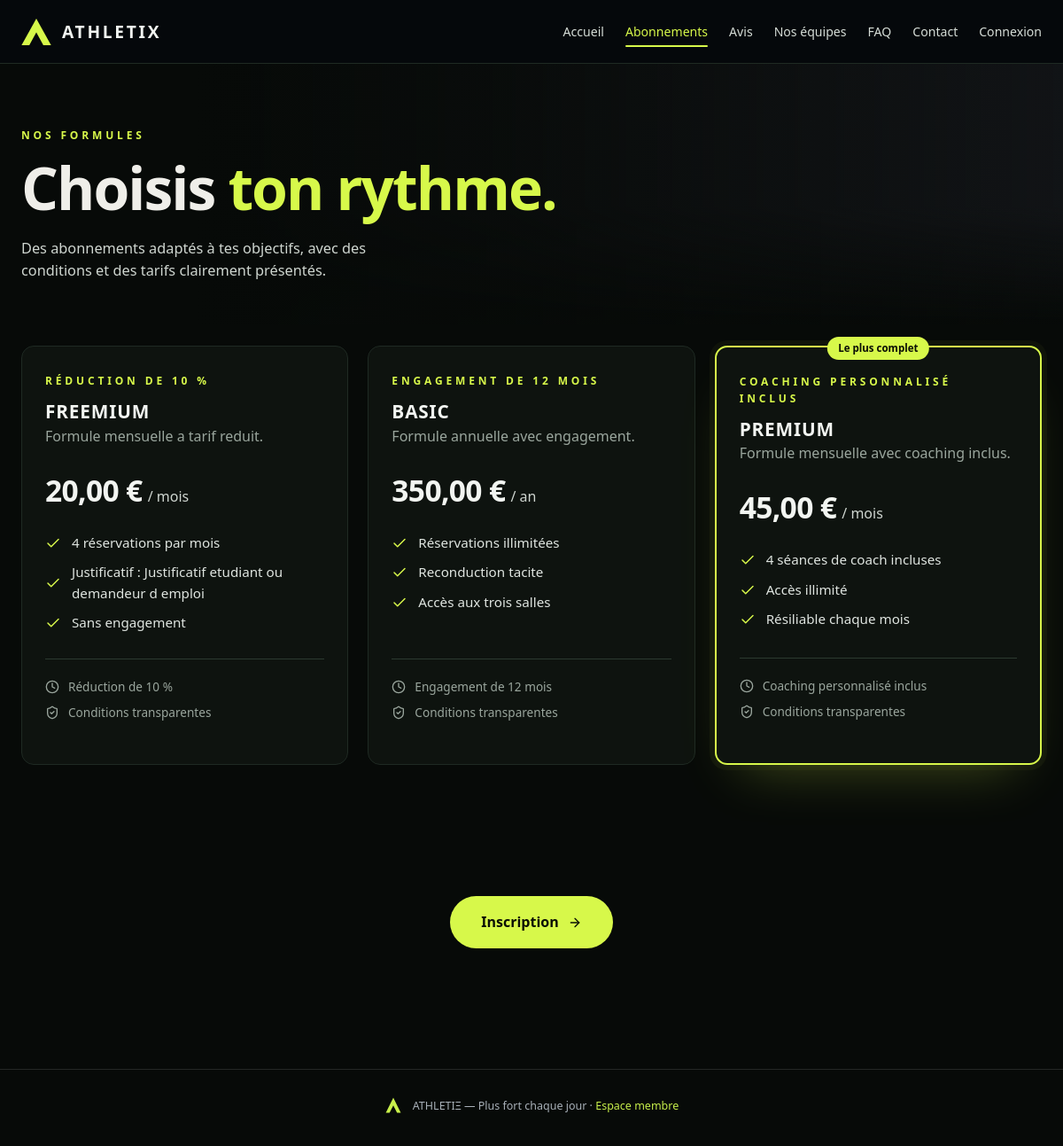
Page /index.php?route=abonnement/catalogue.php on the committed database.
### tables this page shows
CREATE TABLE abonnement (
  Numabo               INT AUTO_INCREMENT PRIMARY KEY,
  libelle_abo          VARCHAR(60) NOT NULL,
  description_abo      TEXT,
  date_mise_en_service DATE NOT NULL,
  actif_abo            BOOLEAN NOT NULL DEFAULT 1,
  Numoffre             INT NOT NULL,
  FOREIGN KEY (Numoffre) REFERENCES offre(Numoffre)
);

CREATE TABLE freemium (
  Numoffre                 INT PRIMARY KEY,
  prix_mensuel_reduit      DECIMAL(6,2) NOT NULL,
  taux_reduction           DECIMAL(5,2) NOT NULL,
  justificatif_requis      VARCHAR(120) NOT NULL,
  nb_reservations_max_mois INT NOT NULL,
  FOREIGN KEY (Numoffre) REFERENCES offre(Numoffre) ON DELETE CASCADE
);

CREATE TABLE offre (
  Numoffre          INT AUTO_INCREMENT PRIMARY KEY,
  libelle_offre     VARCHAR(60) NOT NULL,
  description_offre TEXT,
  type_offre        ENUM('FREEMIUM','BASIC','PLUS') NOT NULL
);

CREATE TABLE basic (
  Numoffre              INT PRIMARY KEY,
  prix_annuel           DECIMAL(7,2) NOT NULL,
  duree_engagement_mois INT NOT NULL DEFAULT 12,
  reconduction_tacite   BOOLEAN NOT NULL DEFAULT 1,
  FOREIGN KEY (Numoffre) REFERENCES offre(Numoffre) ON DELETE CASCADE
);

CREATE TABLE abonnement_plus (
  Numoffre               INT PRIMARY KEY,
  prix_mensuel_plus      DECIMAL(6,2) NOT NULL,
  supplement_mensuel     DECIMAL(6,2) NOT NULL,
  seances_coach_incluses INT NOT NULL,
  acces_illimite         BOOLEAN NOT NULL DEFAULT 1,
  FOREIGN KEY (Numoffre) REFERENCES offre(Numoffre) ON DELETE CASCADE
);

### abonnement/catalogue.php (called while the page is built, shortened)
<?php
require_once __DIR__ . '/../config/function.php';
require_once __DIR__ . '/controller/AbonnementController.php';
$controller = new AbonnementController();
$offres = $controller->getAll();
require __DIR__ . '/view/catalogue.php';

### public/index.php (called while the page is built, shortened)
<?php
require_once __DIR__ . '/../config/function.php';
$requestPath = parse_url($_SERVER['REQUEST_URI'] ?? '/', PHP_URL_PATH);
$queryRoute = $_GET['route'] ?? null;
$requestPath = rawurldecode($requestPath);
$route = $queryRoute !== null ? rawurldecode($queryRoute) : trim($requestPath, '/');
$page = realpath(__DIR__ . '/' . $pages[$route]);
require $page;

### config/function.php (called while the page is built, shortened)
<?php
function db(): PDO
{
    static $pdo = null;
    if ($pdo === null) {
        $dsn = sprintf('mysql:host=%s;port=%d;dbname=%s;charset=utf8mb4', DB_HOST, DB_PORT, DB_NAME);
        try {
            $pdo = new PDO($dsn, DB_USER, DB_PASS, [
                PDO::ATTR_ERRMODE => PDO::ERRMODE_EXCEPTION,
                PDO::ATTR_DEFAULT_FETCH_MODE => PDO::FETCH_ASSOC,
                PDO::ATTR_EMULATE_PREPARES => false,
            ]);
        } catch (PDOException $exception) {
            http_response_code(500);
            exit('Connexion à la base impossible. Vérifiez config/config.php. Détail : ' . $exception->getMessage());
        }
    }
    return $pdo;
}
function e(?string $value): string
{
    return htmlspecialchars((string) $value, ENT_QUOTES | ENT_SUBSTITUTE, 'UTF-8');
}
function url(string $path): string
{
    $base = APP_BASE;
    if ($base === '') {
        $publicRoot = realpath(__DIR__ . '/../public');
        $webRoot = isset($_SERVER['DOCUMENT_ROOT']) ? realpath($_SERVER['DOCUMENT_ROOT']) : false;
        if ($publicRoot !== false && $webRoot !== false) {
            $webRoot = rtrim($webRoot, DIRECTORY_SEPARATOR);
        }
    }
    $base = rtrim($base, '/');
    $urlParts = parse_url($path);
    $route = ltrim($urlParts['path'] ?? '', '/');
    $query = [];
    if (isset($urlParts['query'])) {
        parse_str($urlParts['query'], $query);
    }
    if ($route === '') {
        return $base . '/';
    }
    if (str_starts_with($route, 'assets/')) {
        $assetUrl = $base . '/' . $route;
        return $assetUrl . (isset($urlParts['query']) ? '?' . $urlParts['query'] : '');
    }
    return $base . '/index.php?' . http_build_query(['route' => $route] + $query);
}
function euros(float|string|null $amount): string
{
    return number_format((float) $amount, 2, ',', ' ') . ' &euro;';
}
function connecte(): bool
{
    return isset($_SESSION['user']);
}
function a_role(string $role): bool
{
    return connecte() && in_array($role, $_SESSION['user']['roles'], true);
}

### abonnement/controller/AbonnementController.php (called while the page is built, shortened)
<?php
final class AbonnementController
{
    public function getAll(): array
    {
        return db()->query(
            'SELECT ab.*, o.type_offre AS type_abo,
                    f.prix_mensuel_reduit,
                    f.taux_reduction,
                    f.justificatif_requis,
                    f.nb_reservations_max_mois,
                    b.prix_annuel,
                    b.duree_engagement_mois,
                    b.reconduction_tacite,
                    p.prix_mensuel_plus,
                    p.supplement_mensuel,
                    p.seances_coach_incluses,
                    p.acces_illimite
             FROM abonnement ab
             INNER JOIN offre o ON o.Numoffre = ab.Numoffre
             LEFT JOIN freemium f ON f.Numoffre = ab.Numoffre
             LEFT JOIN basic b ON b.Numoffre = ab.Numoffre
             LEFT JOIN abonnement_plus p ON p.Numoffre = ab.Numoffre
             WHERE ab.actif_abo = 1 ORDER BY ab.Numabo'
        )->fetchAll();
    }
}

### abonnement/view/catalogue.php (the view, shortened to what this page needs)
<?php
$offres = $offres ?? [];
require_once __DIR__ . '/../../public/includes/public_icons.php';
?>
<?php if (empty($catalogueDansEspaceAdherent)): ?>
<!DOCTYPE html>
<html lang="fr">
<head>
<link rel="stylesheet" href="<?= url('assets/css/style.css') ?>">
<link rel="stylesheet" href="<?= url('assets/css/pages/athletix_public.css') ?>">
<link rel="stylesheet" href="<?= url('assets/css/site_nav.css?v=4') ?>">
</head>
<body class="page-abonnements">
<?php require_once __DIR__ . '/../../layout/site_nav.php'; ?>
<main id="contenu">
<?php endif; ?>
<?php if (!empty($catalogueDansEspaceAdherent) && !empty($isInformationStep)): ?>
<section class="account-information-hero">
    <div>
        <p class="eyebrow">Étape 2 sur 4</p>
        <h1>Vos informations et votre contrat</h1>
        <p>Vérifiez vos coordonnées, prenez connaissance des règles du club et validez votre contrat.</p>
    </div>
    <span class="account-information-secure"><?= publicIcon('lock', 'icon') ?> Validation sécurisée</span>
</section>
<section class="account-information-content">
    <?php if (!empty($subscriptionError)): ?><p class="account-contract-error" role="alert"><?= e($subscriptionError) ?></p><?php endif; ?>
    <div class="account-information-layout account-information-layout--contract">
        <div class="account-information-main">
            <section class="account-information-card account-information-card--profile">
                <h2><span class="account-section-number">01</span><?= publicIcon('user', 'icon') ?> Vos informations</h2>
                <p class="account-information-description">Coordonnées associées à votre compte.</p>
                <dl class="account-member-details">
                    <div><dt>Nom</dt><dd><?= e(trim(($memberProfile['prenom'] ?? '') . ' ' . ($memberProfile['nom'] ?? ''))) ?></dd></div>
                    <div><dt>E-mail</dt><dd><?= e($memberProfile['email'] ?? '') ?></dd></div>
                    <div><dt>Téléphone</dt><dd><?= e($memberProfile['telephone'] ?? 'Non renseigné') ?></dd></div>
                </dl>
            </section>
            <section class="account-information-card account-information-card--rules">
                <h2><span class="account-section-number">02</span><?= publicIcon('shield-check', 'icon') ?> Règlement de la salle</h2>
                <p class="account-information-description">Quelques règles pour une pratique sûre et respectueuse.</p>
                <ul class="account-house-rules">
                    <?php foreach (ContratAbonnement::reglementSalle() as $rule): ?>
                        <li><?= publicIcon('check', 'icon') ?> <?= e($rule) ?></li>
                    <?php endforeach; ?>
                </ul>
            </section>
            <section class="account-information-card account-information-card--contract">
                <h2><span class="account-section-number">03</span><?= publicIcon('info', 'icon') ?> Contrat d’adhésion</h2>
                <p class="account-information-description">Lisez les conditions liées à votre formule avant de les accepter.</p>
                <pre class="account-contract-text"><?= e($selectedContract) ?></pre>
            </section>
            <form method="post" class="account-contract-form account-contract-form--confirmation">
                <?= champ_csrf() ?>
                <input type="hidden" name="action" value="accept_contract">
                <input type="hidden" name="plan" value="<?= (int) $selectedOffer['Numabo'] ?>">
                <label class="account-contract-consent">
                    <input type="checkbox" name="accept_contract" value="1" required>
                    <span><strong>Je confirme mon accord</strong><small>J’ai lu et j’accepte le règlement intérieur et le contrat d’adhésion ci-dessus.</small></span>
                </label>
                <div class="account-information-actions">
                    <button class="btn btn-primary" type="submit">Continuer vers le paiement <?= publicIcon('arrow-right', 'icon') ?></button>
                </div>
            </form>
        </div>
    </div>
</section>
<?php else: ?>
<section class="hero" style="--hero-img:url('https://images.unsplash.com/photo-1521805103424-d8f8430e8933?auto=format&fit=crop&w=1600&q=70')">
    <div class="container hero-content reveal"><?php if (empty($catalogueDansEspaceAdherent)): ?><p class="eyebrow">Nos formules</p><?php endif; ?><h1 class="hero-title">Choisis <span class="accent">ton rythme.</span></h1><p class="hero-lead">Des abonnements adaptés à tes objectifs, avec des conditions et des tarifs clairement présentés.</p></div>
</section>
<section class="section section-tight"><div class="container">
    <?php if (!$offres): ?><div class="empty-state"><h2>Aucune formule n’est disponible</h2><p>Revenez consulter le catalogue prochainement.</p></div><?php else: ?>
        <div class="grid grid-3 plans">
            <?php foreach ($offres as $index => $offre):
                if ($offre['type_abo'] === 'FREEMIUM') {
                    $prix = euros($offre['prix_mensuel_reduit']);
                    $periode = '/ mois';
                    $detail = 'Réduction de ' . (int) $offre['taux_reduction'] . ' %';
                    $points = [(int) $offre['nb_reservations_max_mois'] . ' réservations par mois', 'Justificatif : ' . $offre['justificatif_requis'], 'Sans engagement'];
                } elseif ($offre['type_abo'] === 'BASIC') {
                    $prix = euros($offre['prix_annuel']);
                    $periode = '/ an';
                    $detail = 'Engagement de ' . (int) $offre['duree_engagement_mois'] . ' mois';
                    $points = ['Réservations illimitées', $offre['reconduction_tacite'] ? 'Reconduction tacite' : 'Sans reconduction', 'Accès aux trois salles'];
                } else {
                    $prix = euros($offre['prix_mensuel_plus']);
                    $periode = '/ mois';
                    $detail = 'Coaching personnalisé inclus';
                    $points = [(int) $offre['seances_coach_incluses'] . ' séances de coach incluses', $offre['acces_illimite'] ? 'Accès illimité' : 'Accès limité', 'Résiliable chaque mois'];
                }
                $featured = $offre['type_abo'] === 'PLUS';
            ?>
                <article class="card plan-card reveal<?= $featured ? ' is-featured' : '' ?><?= !empty($catalogueDansEspaceAdherent) ? ' account-plan-card' : '' ?>" style="--delay:<?= (int) $index * 80 ?>ms">
                    <?php if ($featured): ?><span class="plan-badge">Le plus complet</span><?php endif; ?>
                    <p class="eyebrow"><?= e($detail) ?></p><h2 class="plan-name"><?= e($offre['libelle_abo']) ?></h2><p class="muted"><?= e($offre['description_abo']) ?></p>
                    <p class="plan-price"><strong><?= $prix ?></strong><span><?= e($periode) ?></span></p>
                    <ul class="check-list"><?php foreach ($points as $point): ?><li><?= publicIcon('check', 'icon') ?> <?= e($point) ?></li><?php endforeach; ?></ul>
                    <ul class="plan-meta">
                        <li><?= publicIcon('clock', 'icon') ?> <?= e($detail) ?></li>
                        <?php if (empty($catalogueDansEspaceAdherent)): ?><li><?= publicIcon('shield-check', 'icon') ?> Conditions transparentes</li><?php endif; ?>
                    </ul>
                </article>
            <?php endforeach; ?>
        </div>
    <?php endif; ?>
    <?php if ($offres && empty($catalogueDansEspaceAdherent)): ?>
        <?php if (!connecte() || a_role('ADHERENT')): ?>
            <div class="plans-cta">
                <?php if (a_role('ADHERENT')): ?>
                    <a class="btn btn-primary btn-lg" href="<?= e(url('adherent/espace.php?onglet=abonnement')) ?>">Gérer mon abonnement <?= publicIcon('arrow-right', 'icon') ?></a>
                <?php else: ?>
                    <a class="btn btn-primary btn-lg" href="<?= e(url('utilisateur/inscription.php')) ?>">Inscription <?= publicIcon('arrow-right', 'icon') ?></a>
                <?php endif; ?>
            </div>
        <?php endif; ?>
    <?php endif; ?>
</div></section>
<?php endif; ?>
<?php if (empty($catalogueDansEspaceAdherent)) require __DIR__ . '/../../layout/footer.php'; ?>

### public/includes/public_icons.php (shortened to what this page needs)
<?php
function publicIcon(string $name, string $class = 'public-icon'): string
{
    $svg = $paths[$name] ?? $paths['info'];
    return '<svg class="' . e($class) . '" viewBox="0 0 24 24" fill="none" stroke="currentColor" stroke-width="2" stroke-linecap="round" stroke-linejoin="round" aria-hidden="true">' . $svg . '</svg>';
}

### rows in the picture
abonnement: freemium.taux_reduction "RÉDUCTION DE 10 %", libelle_abo "FREEMIUM", description_abo "Formule mensuelle a tarif reduit.", freemium.prix_mensuel_reduit "20,00 €", Numoffre.type_offre "/ mois", point "4 réservations par mois", point "Justificatif : Justificatif etudiant ou demandeur d emploi", point "Sans engagement", freemium.taux_reduction "Réduction de 10 %"
abonnement: basic.duree_engagement_mois "ENGAGEMENT DE 12 MOIS", libelle_abo "BASIC", description_abo "Formule annuelle avec engagement.", basic.prix_annuel "350,00 €", Numoffre.type_offre "/ an", basic.reconduction_tacite "Réservations illimitées", basic.reconduction_tacite "Reconduction tacite", basic.reconduction_tacite "Accès aux trois salles", basic.duree_engagement_mois "Engagement de 12 mois"
abonnement: shows "Le plus complet", Numoffre.type_offre "COACHING PERSONNALISÉ INCLUS", libelle_abo "PREMIUM", description_abo "Formule mensuelle avec coaching inclus.", abonnement_plus.prix_mensuel_plus "45,00 €", Numoffre.type_offre "/ mois", point "4 séances de coach incluses", point "Accès illimité", point "Résiliable chaque mois", Numoffre.type_offre "Coaching personnalisé inclus"

### other values in the picture
$label "Accueil"
$label "Abonnements"
$label "Avis"
$label "Nos équipes"
$label "FAQ"
$label "Contact"
